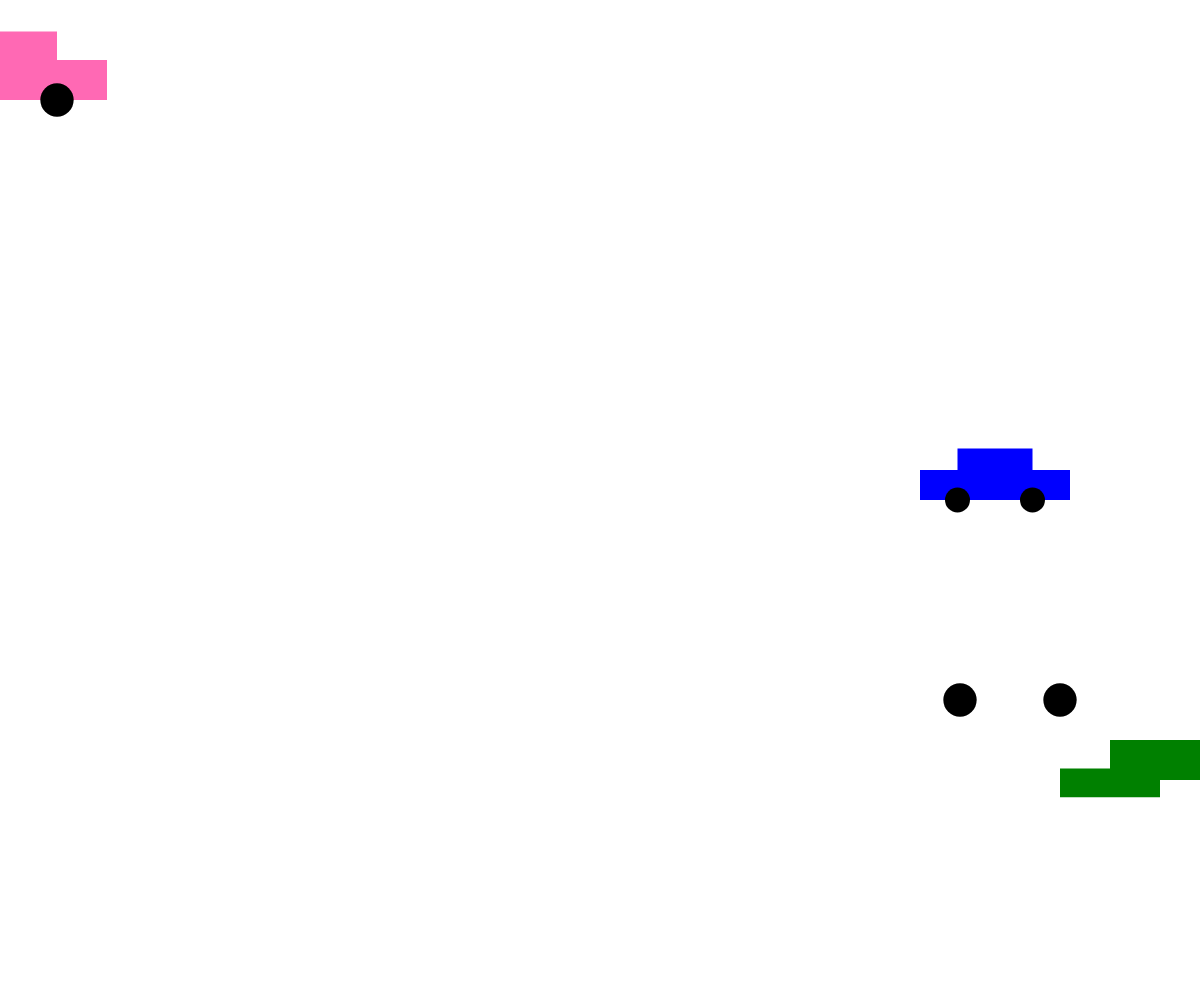
Frame 1 (no input)
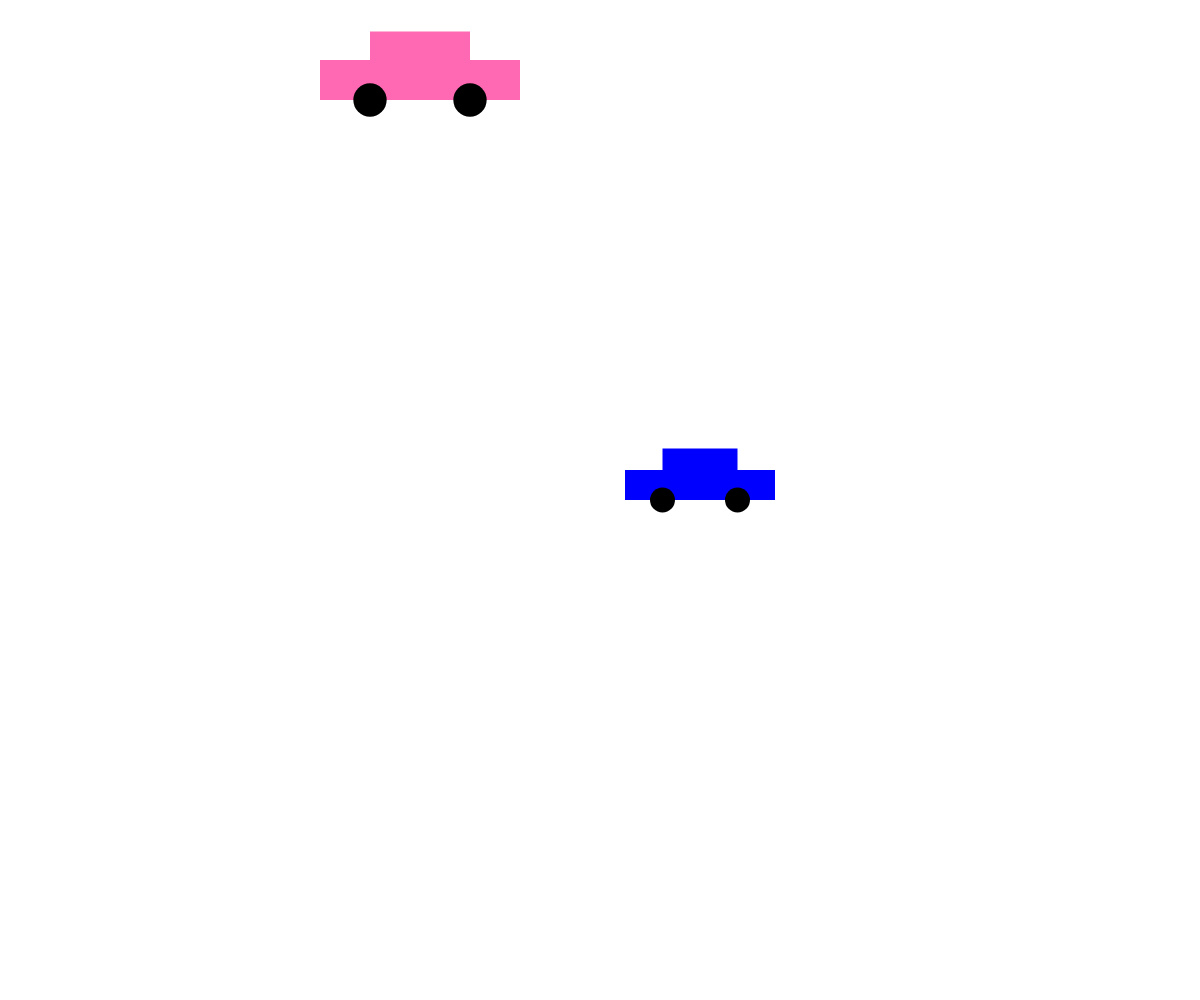
Frame 60 (no input)
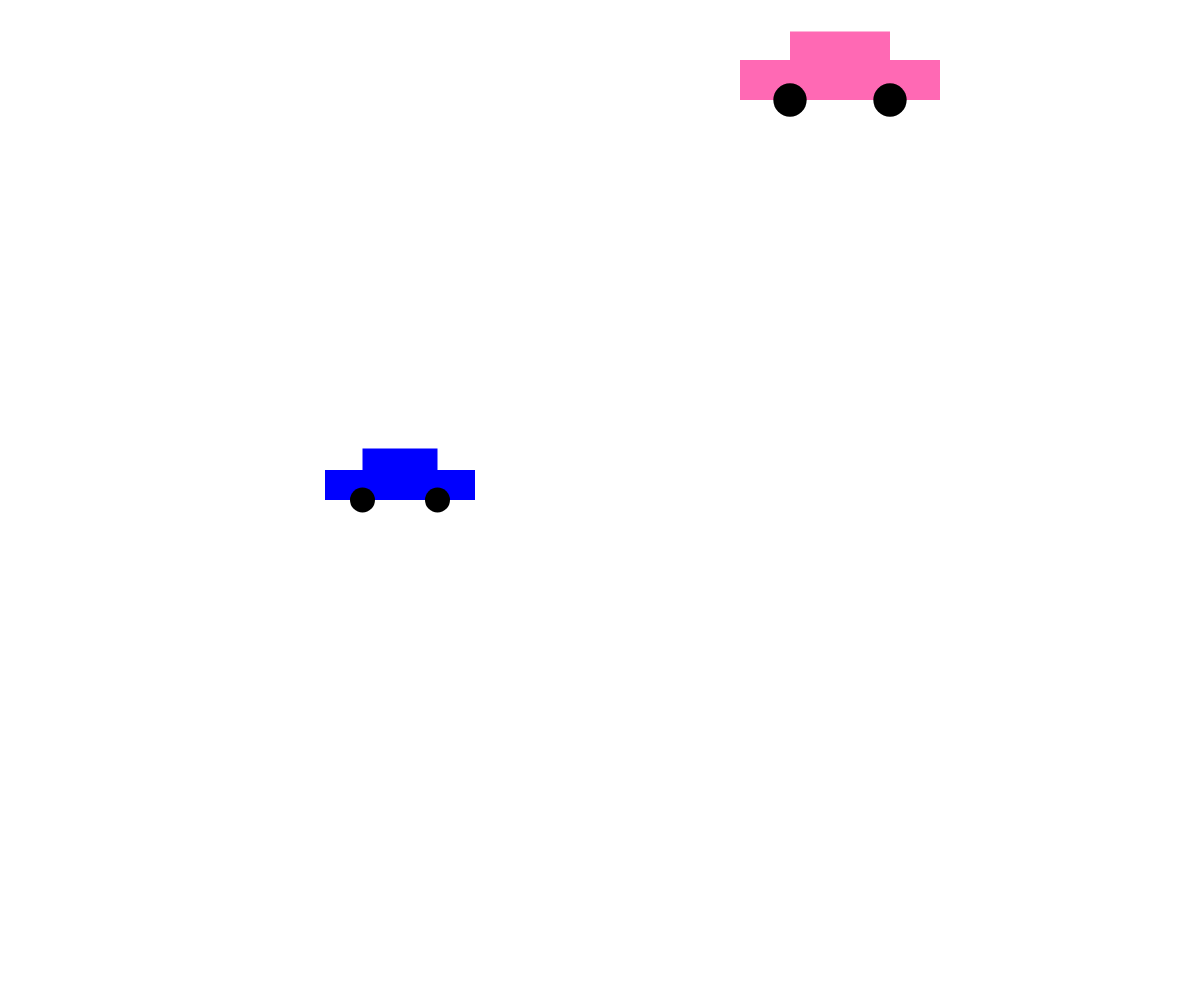
Frame 120 (the mouse pressed at the canvas centre since frame 60)

The p5.js sketch that drew these frames (run headless with seeded random() and noise() and a simulated clock; from frame 60 on, the mouse is pressed at the canvas centre):

// p5.js sketch
// ── sketch.js
const canvasWidth = window.innerWidth;
const canvasHeight = window.innerHeight; 

// feel free to change these values as you like!
const c1 = {
    x: 0,
    y: 100,
    width: 200,
    speed: 7,
    color: 'hotpink'
};

const c2 = {
    x: 1000,
    y: 500,
    width: 150,
    speed: -5,
    color: 'blue'
};

const c3 = {
    x: 1000,
    y: 700,
    width: -200,
    speed: 10,
    color: 'green'
};


// required to set up the canvas:
function setup() {
    createCanvas(canvasWidth, canvasHeight);
}


// animation loop:
function draw() {
    // clear the canvas:
    clear();

    // move the car:
    if (c1.x > canvasWidth + 400) {
        c1.x = -400;
    }
    if (c2.x < -200) {
        c2.x = canvasWidth + 200;
    }

    if (c3.x < -600) {
        c3.x = canvasWidth + 600;
    }

    c1.x += c1.speed;
    c2.x += c2.speed;
    c3.x += c3.speed;

    // redraw the car:
    drawCar(c1.x, c1.y, c1.width, c1.color);
    drawCar(c2.x, c2.y, c2.width, c2.color);
    drawCar(c3.x, c3.y, c3.width, c3.color);
    

}


// this function's job is to draw a car based on the 
// parameters the user passes in (x, y, size, fillColor, and wheelColor)
function drawCar(x, y, size, fillColor, wheelColor='black') {
    strokeWeight(0);
    
    // body
    fill(fillColor);
    rect(x - size/4, y - (size/5 + size/7), size / 2, size/7); // top
    rect(x - size/2, y - size/5, size, size/5); // bottom

    // wheels:
    fill(wheelColor);
    circle(x - size / 4, y, size / 6);
    circle(x + size / 4, y, size / 6);
}
